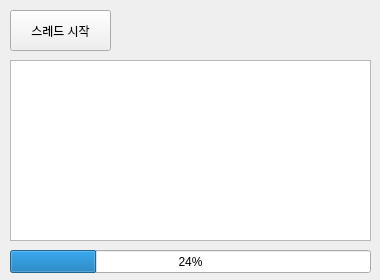
<?xml version="1.0" encoding="UTF-8"?>
<ui version="4.0">
 <class>Form</class>
 <widget class="QWidget" name="Form">
  <property name="geometry">
   <rect>
    <x>0</x>
    <y>0</y>
    <width>380</width>
    <height>280</height>
   </rect>
  </property>
  <property name="minimumSize">
   <size>
    <width>380</width>
    <height>280</height>
   </size>
  </property>
  <property name="maximumSize">
   <size>
    <width>380</width>
    <height>280</height>
   </size>
  </property>
  <property name="windowTitle">
   <string>스레드 테스트</string>
  </property>
  <widget class="QPushButton" name="btnStart">
   <property name="geometry">
    <rect>
     <x>10</x>
     <y>10</y>
     <width>101</width>
     <height>41</height>
    </rect>
   </property>
   <property name="text">
    <string>스레드 시작</string>
   </property>
  </widget>
  <widget class="QTextBrowser" name="txbLog">
   <property name="geometry">
    <rect>
     <x>10</x>
     <y>60</y>
     <width>361</width>
     <height>181</height>
    </rect>
   </property>
  </widget>
  <widget class="QProgressBar" name="pgbTask">
   <property name="geometry">
    <rect>
     <x>10</x>
     <y>250</y>
     <width>361</width>
     <height>23</height>
    </rect>
   </property>
   <property name="value">
    <number>24</number>
   </property>
  </widget>
 </widget>
 <resources/>
 <connections/>
</ui>
